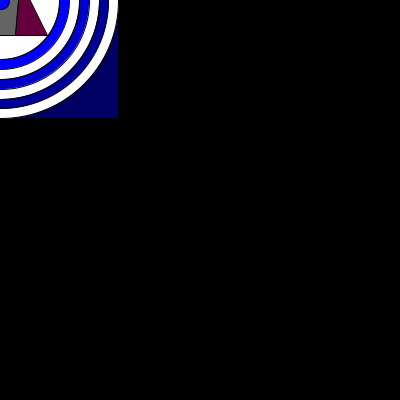
Frame 1 (no input)
Frame 60 (the mouse pressed at the canvas centre just before this capture): identical to frame 1, image omitted
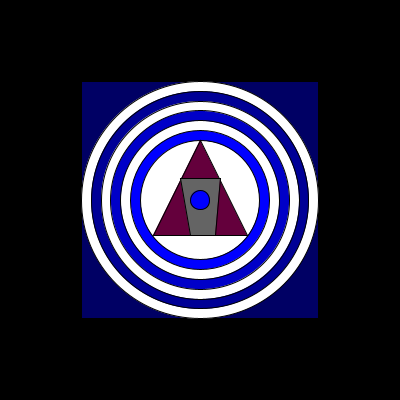
Frame 120 (the mouse held since frame 60 and released just before this capture)

The Processing sketch that drew these frames (run headless with seeded random() and noise(); from frame 60 on, the mouse is pressed at the canvas centre):

// Processing sketch: processing_154365
// ── processing_154365.pde

//agustey mongia
//copyright notice

float x;
float y;
float wd;
float ht;

void setup()
{
  size( 400, 400);
  x=width*.5;
  y=height*.5;
  wd=width*.99;
  ht=height*.99;
  rectMode(CENTER);
};

void draw()
{
  background(0);
  x=mouseX;
  y=mouseY;
  fill(0, 0, 100);
  rect(x, y, wd*.6, ht*.6);
  fill(255, 255, 255);
  ellipse(x, y, wd*.6, ht*.6);
  fill(0, 0, 150);
  ellipse(x, y, wd*.55, ht*.55);
  fill(255, 255, 255);
  ellipse(x, y, wd*.5, ht*.5);
  fill(0, 0, 200);
  ellipse(x, y, wd*.45, ht*.45);
  fill(255, 255, 255);
  ellipse(x, y, wd*.4, ht*.4);
  fill(0, 0, 255);
  ellipse(x, y, wd*.35, ht*.35);
  fill(255, 255, 255);
  ellipse(x, y, wd*.3, ht*.3);
  fill(100, 0, 60);
  triangle(x, y-60, x-47, y+35, x+47, y+35);
  fill(100, 100, 100);
  quad(x-20, y-22, x-10, y+35, x+15, y+35, x+20, y-22);
  fill(0, 0, 255);
  ellipse(x, y, wd*.05, ht*.05);
};
